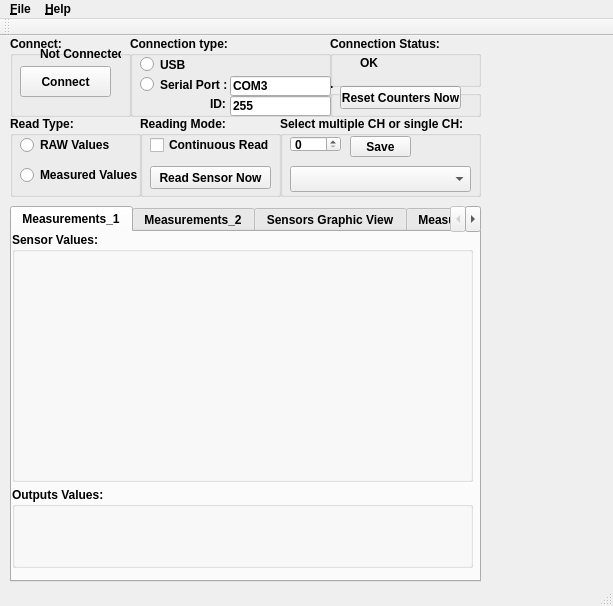
<?xml version="1.0" encoding="UTF-8"?>
<ui version="4.0">
 <class>MainWindow</class>
 <widget class="QMainWindow" name="MainWindow">
  <property name="geometry">
   <rect>
    <x>0</x>
    <y>0</y>
    <width>613</width>
    <height>606</height>
   </rect>
  </property>
  <property name="font">
   <font>
    <weight>75</weight>
    <bold>true</bold>
   </font>
  </property>
  <property name="windowTitle">
   <string>MainWindow</string>
  </property>
  <widget class="QWidget" name="centralWidget">
   <widget class="QTabWidget" name="Select_View_Tab">
    <property name="geometry">
     <rect>
      <x>10</x>
      <y>170</y>
      <width>471</width>
      <height>376</height>
     </rect>
    </property>
    <property name="currentIndex">
     <number>0</number>
    </property>
    <widget class="QWidget" name="Table_View_tab">
     <attribute name="title">
      <string>Measurements_1</string>
     </attribute>
     <widget class="QGroupBox" name="Sensors_Values_groupBox">
      <property name="geometry">
       <rect>
        <x>0</x>
        <y>0</y>
        <width>461</width>
        <height>250</height>
       </rect>
      </property>
      <property name="minimumSize">
       <size>
        <width>201</width>
        <height>250</height>
       </size>
      </property>
      <property name="font">
       <font>
        <weight>75</weight>
        <bold>true</bold>
       </font>
      </property>
      <property name="title">
       <string>Sensor Values:</string>
      </property>
     </widget>
     <widget class="QGroupBox" name="Outputs_Values_groupBox">
      <property name="geometry">
       <rect>
        <x>0</x>
        <y>255</y>
        <width>461</width>
        <height>81</height>
       </rect>
      </property>
      <property name="title">
       <string>Outputs Values:</string>
      </property>
     </widget>
    </widget>
    <widget class="QWidget" name="Virtual_Calib_Table_View_tab">
     <attribute name="title">
      <string>Measurements_2</string>
     </attribute>
     <widget class="QGroupBox" name="virtual_calib_measurements_groupBox">
      <property name="geometry">
       <rect>
        <x>10</x>
        <y>35</y>
        <width>451</width>
        <height>276</height>
       </rect>
      </property>
      <property name="title">
       <string>Sensors Measurements (using virtual calibration) :</string>
      </property>
     </widget>
     <widget class="QCheckBox" name="enable_virtual_calib_checkBox">
      <property name="geometry">
       <rect>
        <x>10</x>
        <y>10</y>
        <width>291</width>
        <height>18</height>
       </rect>
      </property>
      <property name="text">
       <string>Enable measurements using virtual calibration.</string>
      </property>
     </widget>
    </widget>
    <widget class="QWidget" name="View_Diagram_Sensors_tab">
     <attribute name="title">
      <string>Sensors Graphic View</string>
     </attribute>
     <widget class="QGroupBox" name="Sensors_Graphic_View_groupBox">
      <property name="geometry">
       <rect>
        <x>10</x>
        <y>5</y>
        <width>441</width>
        <height>331</height>
       </rect>
      </property>
      <property name="title">
       <string>Sensors Graphic View:</string>
      </property>
     </widget>
    </widget>
    <widget class="QWidget" name="Counters_Virtual_Calib_tab">
     <attribute name="title">
      <string>Measurements_3</string>
     </attribute>
     <widget class="QCheckBox" name="enable_counters_virtual_calibs_checkBox">
      <property name="geometry">
       <rect>
        <x>10</x>
        <y>10</y>
        <width>361</width>
        <height>18</height>
       </rect>
      </property>
      <property name="text">
       <string>Enable measurements using counters virtual calibration.</string>
      </property>
     </widget>
     <widget class="QGroupBox" name="counters_virtual_calibs_groupBox">
      <property name="geometry">
       <rect>
        <x>0</x>
        <y>30</y>
        <width>461</width>
        <height>281</height>
       </rect>
      </property>
      <property name="title">
       <string>Measurements_total (using counters virtual calibration):</string>
      </property>
     </widget>
    </widget>
   </widget>
   <widget class="QGroupBox" name="USB_Connect_Status_groupBox">
    <property name="geometry">
     <rect>
      <x>10</x>
      <y>0</y>
      <width>121</width>
      <height>81</height>
     </rect>
    </property>
    <property name="title">
     <string>Connect:</string>
    </property>
    <widget class="QLabel" name="USB_status_display">
     <property name="geometry">
      <rect>
       <x>30</x>
       <y>10</y>
       <width>81</width>
       <height>16</height>
      </rect>
     </property>
     <property name="text">
      <string>Not Connected</string>
     </property>
    </widget>
    <widget class="QPushButton" name="Connect_LCR_Board_Button">
     <property name="geometry">
      <rect>
       <x>10</x>
       <y>30</y>
       <width>91</width>
       <height>31</height>
      </rect>
     </property>
     <property name="text">
      <string>Connect</string>
     </property>
    </widget>
   </widget>
   <widget class="QGroupBox" name="select_type_values_groupBox">
    <property name="geometry">
     <rect>
      <x>10</x>
      <y>80</y>
      <width>131</width>
      <height>81</height>
     </rect>
    </property>
    <property name="title">
     <string>Read Type:</string>
    </property>
    <widget class="QRadioButton" name="RAW_radioButton">
     <property name="geometry">
      <rect>
       <x>10</x>
       <y>20</y>
       <width>91</width>
       <height>18</height>
      </rect>
     </property>
     <property name="text">
      <string>RAW Values</string>
     </property>
    </widget>
    <widget class="QRadioButton" name="measured_radioButton">
     <property name="geometry">
      <rect>
       <x>10</x>
       <y>50</y>
       <width>121</width>
       <height>18</height>
      </rect>
     </property>
     <property name="text">
      <string>Measured Values</string>
     </property>
    </widget>
   </widget>
   <widget class="QGroupBox" name="Reading_Mode">
    <property name="geometry">
     <rect>
      <x>140</x>
      <y>80</y>
      <width>141</width>
      <height>81</height>
     </rect>
    </property>
    <property name="title">
     <string>Reading Mode:</string>
    </property>
    <widget class="QPushButton" name="Update_Values_Now_Button">
     <property name="geometry">
      <rect>
       <x>10</x>
       <y>50</y>
       <width>121</width>
       <height>23</height>
      </rect>
     </property>
     <property name="text">
      <string>Read Sensor Now</string>
     </property>
    </widget>
    <widget class="QCheckBox" name="Select_Continuous_Read_CheckBox">
     <property name="geometry">
      <rect>
       <x>10</x>
       <y>20</y>
       <width>121</width>
       <height>18</height>
      </rect>
     </property>
     <property name="text">
      <string>Continuous Read</string>
     </property>
    </widget>
   </widget>
   <widget class="QGroupBox" name="select_multiple_CH_groupBox">
    <property name="geometry">
     <rect>
      <x>280</x>
      <y>80</y>
      <width>201</width>
      <height>81</height>
     </rect>
    </property>
    <property name="title">
     <string>Select multiple CH or single CH:</string>
    </property>
    <widget class="QComboBox" name="select_CH_mode_comboBox">
     <property name="geometry">
      <rect>
       <x>10</x>
       <y>50</y>
       <width>181</width>
       <height>26</height>
      </rect>
     </property>
    </widget>
    <widget class="QSpinBox" name="select_CH_spinBox">
     <property name="geometry">
      <rect>
       <x>10</x>
       <y>20</y>
       <width>51</width>
       <height>16</height>
      </rect>
     </property>
    </widget>
    <widget class="QPushButton" name="save_mode_CH_pushButton">
     <property name="geometry">
      <rect>
       <x>70</x>
       <y>20</y>
       <width>61</width>
       <height>21</height>
      </rect>
     </property>
     <property name="text">
      <string>Save</string>
     </property>
    </widget>
   </widget>
   <widget class="QGroupBox" name="Reset_Counters">
    <property name="geometry">
     <rect>
      <x>330</x>
      <y>40</y>
      <width>151</width>
      <height>41</height>
     </rect>
    </property>
    <property name="title">
     <string>.</string>
    </property>
    <widget class="QPushButton" name="Reset_Counters_Now_Button">
     <property name="geometry">
      <rect>
       <x>10</x>
       <y>10</y>
       <width>121</width>
       <height>23</height>
      </rect>
     </property>
     <property name="text">
      <string>Reset Counters Now</string>
     </property>
    </widget>
   </widget>
   <widget class="QGroupBox" name="protocol_groupBox">
    <property name="geometry">
     <rect>
      <x>130</x>
      <y>0</y>
      <width>201</width>
      <height>81</height>
     </rect>
    </property>
    <property name="title">
     <string>Connection type:</string>
    </property>
    <widget class="QRadioButton" name="USB_radioButton">
     <property name="geometry">
      <rect>
       <x>10</x>
       <y>20</y>
       <width>82</width>
       <height>17</height>
      </rect>
     </property>
     <property name="text">
      <string>USB</string>
     </property>
    </widget>
    <widget class="QRadioButton" name="serial_radioButton">
     <property name="geometry">
      <rect>
       <x>10</x>
       <y>40</y>
       <width>91</width>
       <height>17</height>
      </rect>
     </property>
     <property name="text">
      <string>Serial Port :</string>
     </property>
    </widget>
    <widget class="QLineEdit" name="serial_port_name_lineEdit">
     <property name="geometry">
      <rect>
       <x>100</x>
       <y>40</y>
       <width>101</width>
       <height>20</height>
      </rect>
     </property>
     <property name="text">
      <string>COM3</string>
     </property>
    </widget>
    <widget class="QLineEdit" name="board_ID_lineEdit">
     <property name="geometry">
      <rect>
       <x>100</x>
       <y>60</y>
       <width>101</width>
       <height>20</height>
      </rect>
     </property>
     <property name="text">
      <string>255</string>
     </property>
    </widget>
    <widget class="QLabel" name="board_ID_label">
     <property name="geometry">
      <rect>
       <x>80</x>
       <y>60</y>
       <width>21</width>
       <height>16</height>
      </rect>
     </property>
     <property name="text">
      <string>ID:</string>
     </property>
    </widget>
   </widget>
   <widget class="QGroupBox" name="connect_status_groupBox">
    <property name="geometry">
     <rect>
      <x>330</x>
      <y>0</y>
      <width>151</width>
      <height>51</height>
     </rect>
    </property>
    <property name="title">
     <string>Connection Status:</string>
    </property>
    <widget class="QLabel" name="connect_status_label">
     <property name="geometry">
      <rect>
       <x>30</x>
       <y>20</y>
       <width>46</width>
       <height>13</height>
      </rect>
     </property>
     <property name="text">
      <string>OK</string>
     </property>
    </widget>
   </widget>
  </widget>
  <widget class="QMenuBar" name="menuBar">
   <property name="geometry">
    <rect>
     <x>0</x>
     <y>0</y>
     <width>613</width>
     <height>18</height>
    </rect>
   </property>
   <widget class="QMenu" name="menu_File">
    <property name="title">
     <string>&amp;File</string>
    </property>
    <addaction name="action_Download_Device_Calibrations"/>
    <addaction name="action_Upload_Device_Calibrations"/>
    <addaction name="action_Import_Device_Calibrations"/>
    <addaction name="action_Export_Device_Calibrations"/>
    <addaction name="action_Import_Virtual_Calibrations"/>
    <addaction name="action_Export_Virtual_Calibrations"/>
    <addaction name="action_Quit"/>
   </widget>
   <widget class="QMenu" name="menu_About">
    <property name="title">
     <string>&amp;Help</string>
    </property>
    <addaction name="action_Show_Error_Log"/>
    <addaction name="action_Show_User_Guide"/>
    <addaction name="action_About"/>
   </widget>
   <addaction name="menu_File"/>
   <addaction name="menu_About"/>
  </widget>
  <widget class="QToolBar" name="mainToolBar">
   <attribute name="toolBarArea">
    <enum>TopToolBarArea</enum>
   </attribute>
   <attribute name="toolBarBreak">
    <bool>false</bool>
   </attribute>
  </widget>
  <widget class="QStatusBar" name="statusBar"/>
  <action name="action_About">
   <property name="text">
    <string>&amp;About</string>
   </property>
  </action>
  <action name="action_Download_Device_Calibrations">
   <property name="text">
    <string>&amp;Download Device Calibrations</string>
   </property>
  </action>
  <action name="action_Upload_Device_Calibrations">
   <property name="text">
    <string>&amp;Upload Device Calibrations</string>
   </property>
  </action>
  <action name="action_Import_Device_Calibrations">
   <property name="text">
    <string>&amp;Import Device Calibrations</string>
   </property>
  </action>
  <action name="action_Export_Device_Calibrations">
   <property name="text">
    <string>&amp;Export Device Calibrations</string>
   </property>
  </action>
  <action name="action_Import_Virtual_Calibrations">
   <property name="text">
    <string>&amp;Import Virtual Calibrations</string>
   </property>
  </action>
  <action name="action_Export_Virtual_Calibrations">
   <property name="text">
    <string>&amp;Export Virtual Calibrations</string>
   </property>
  </action>
  <action name="action_Quit">
   <property name="text">
    <string>&amp;Quit</string>
   </property>
  </action>
  <action name="action_Show_Error_Log">
   <property name="text">
    <string>&amp;Error Log</string>
   </property>
  </action>
  <action name="action_Show_User_Guide">
   <property name="text">
    <string>&amp;User Guide</string>
   </property>
  </action>
 </widget>
 <layoutdefault spacing="6" margin="11"/>
 <resources/>
 <connections>
  <connection>
   <sender>Connect_LCR_Board_Button</sender>
   <signal>clicked()</signal>
   <receiver>MainWindow</receiver>
   <slot>Connect_LCR_Board()</slot>
   <hints>
    <hint type="sourcelabel">
     <x>70</x>
     <y>63</y>
    </hint>
    <hint type="destinationlabel">
     <x>199</x>
     <y>149</y>
    </hint>
   </hints>
  </connection>
 </connections>
</ui>
